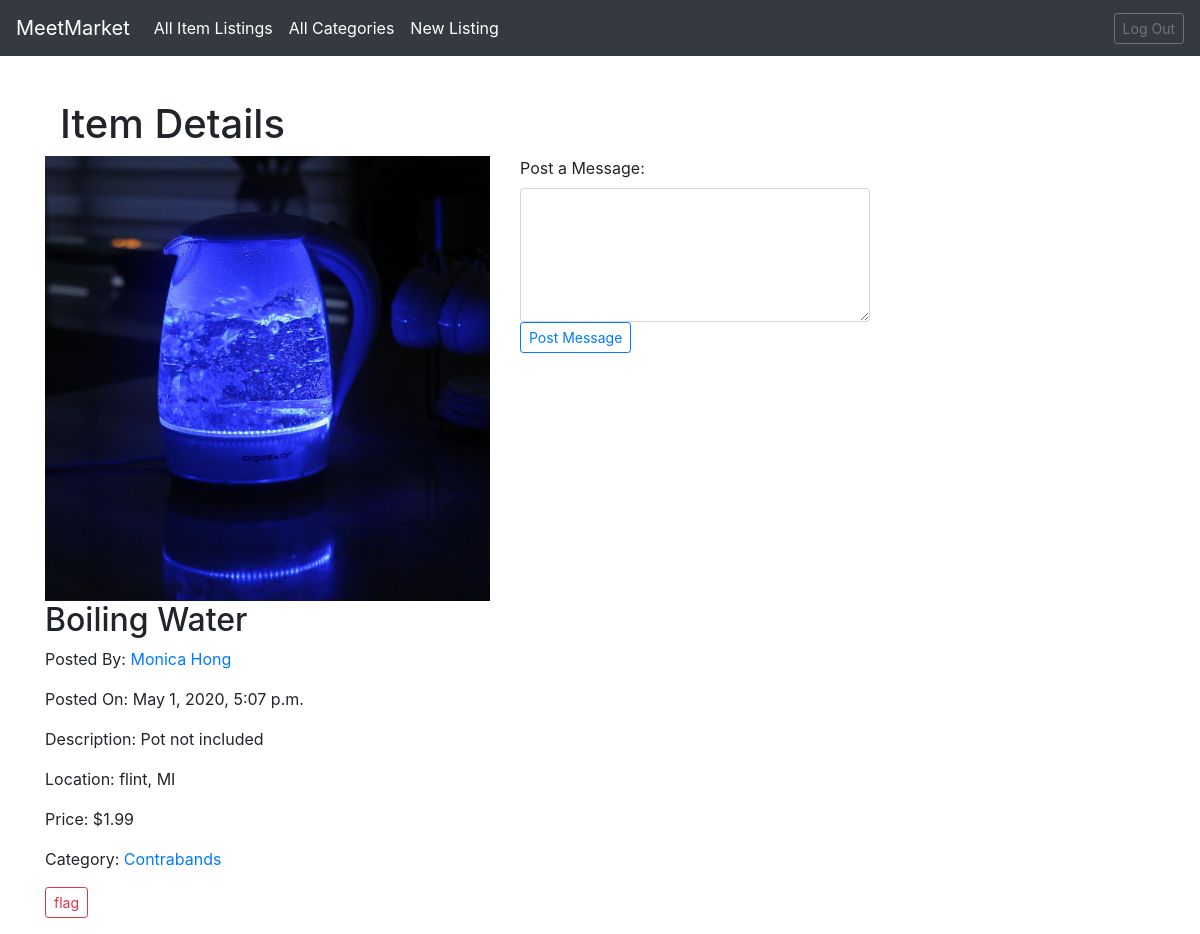
The app's page /item/33 (signed in), older data.
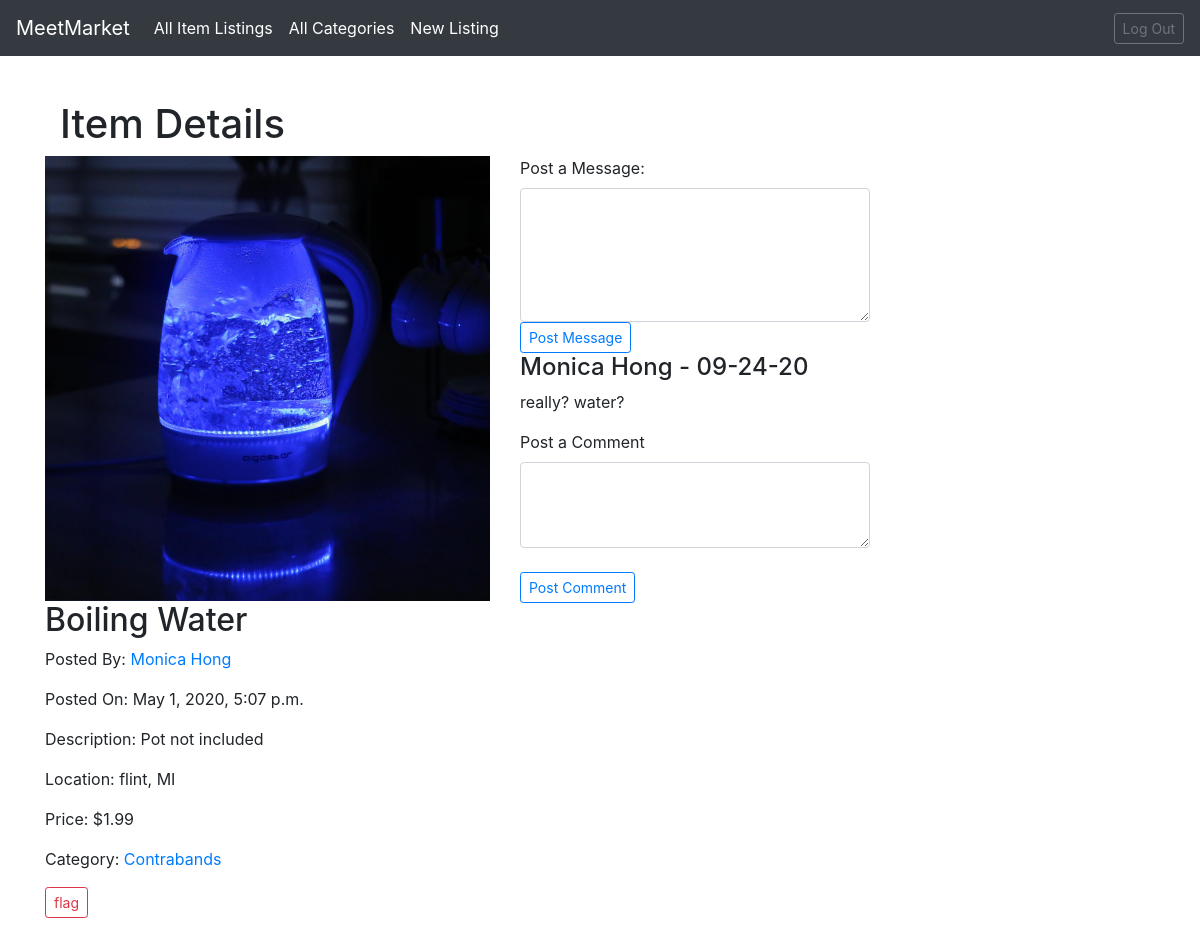
The same page, newer data.
### item_app/models.py (models this page shows)
class Image(models.Model):
    item = models.ForeignKey(
        Item, related_name="images", on_delete=models.CASCADE)
    image = models.ImageField(blank=True, null=True)
    created_at = models.DateTimeField(auto_now_add=True)
    updated_at = models.DateTimeField(auto_now=True)

class Item(models.Model):
    user = models.ForeignKey(User, related_name="items",
                             on_delete=models.CASCADE)
    name = models.CharField(max_length=100)
    price = models.DecimalField(decimal_places=2, max_digits=10)
    description = models.CharField(max_length=255)
    location = models.CharField(max_length=255)
    condition = models.CharField(max_length=25)
    category = models.ForeignKey(
        Category, related_name="items", on_delete=models.CASCADE)
    flag = models.BooleanField(default=False)
    created_at = models.DateTimeField(auto_now_add=True)
    updated_at = models.DateTimeField(auto_now=True)
    objects = ItemManager()

class Category(models.Model):
    name = models.CharField(max_length=45)
    created_at = models.DateTimeField(auto_now_add=True)
    updated_at = models.DateTimeField(auto_now=True)

class Message(models.Model):
    user = models.ForeignKey(
        User, related_name="messages", on_delete=models.CASCADE)
    item = models.ForeignKey(
        Item, related_name="messages", on_delete=models.CASCADE)
    message = models.TextField()
    created_at = models.DateTimeField(auto_now_add=True)
    updated_at = models.DateTimeField(auto_now=True)

### craiglist_app/models.py (models this page shows)
class User(models.Model):
    first_name = models.CharField(max_length=45)
    last_name = models.CharField(max_length=45)
    email = models.CharField(max_length=100)
    location = models.CharField(max_length=100)
    password = models.CharField(max_length=255)
    admin = models.BooleanField(default=False)
    created_at = models.DateTimeField(auto_now_add=True)
    updated_at = models.DateTimeField(auto_now=True)
    objects = UserManager()

### item_app/views.py (the view)
# urls.py: path('item/<int:item_id>', views.item_info, name="my_item_info"),
def item_info(request, item_id):
    item = Item.objects.get(id=item_id)
    messages = item.messages.all()
    images = item.images.all()
    this_user = User.objects.get(email=request.session['log_email'])
    print("this is the user", this_user)
    context = {
        "item": item,
        "messages": messages,
        "time": strftime("%m-%d-%y"),
        "images": images,
        "this_user": this_user,
    }
    return render(request, "item_info.html", context)

### item_app/templates/item_info.html (shortened to what this page needs)
{% extends 'base.html' %} {% block content %}
<div class="container">
  <h1 style="padding-top: 30px; margin-top: 70px;">Item Details</h1>
  </div>
  <div class="row">
    <div class="col-md-5">
      {% for image in images %}
      <img class="img-fluid" src="{{image.image.url}}" />
      {% endfor %}
      <h2>{{item.name}}</h2>
      <p>
        Posted By:
        <a href="{% url 'item:my_user_page' item.user.id %}">{{item.user.first_name}} {{item.user.last_name}}</a>
      </p>
      <p>Posted On: {{item.created_at}}</p>
      <p>Description: {{item.description}}</p>
      <p>Location: {{item.location}}</p>
      <p>Price: ${{item.price}}</p>
      <p>
        Category:
        <a href="{% url 'item:my_category_page' item.category.id %}">{{item.category.name}}</a>
      </p>
      <p>
        <span><a href="{% url 'item:my_flag_item' item.id %}" class="btn btn-outline-danger btn-sm"
            role="button">flag</a></span>
      </p>
    </div>
    <div class="col-md-4">
      <form action="{% url 'item:my_post_message' %}" method="POST">
        <label for="message">Post a Message:</label>
        <textarea class="form-control" name="message" cols="30" rows="5"></textarea>
        <button type="submit" class="btn btn-outline-primary btn-sm">
          Post Message
        </button>
      </form>
      {% for message in messages reversed %}
      <h4>
        {{message.user.first_name}} {{message.user.last_name}} - {{time}}
      </h4>
      <p>{{message.message}}</p>
      <form action="{% url 'item:my_post_comment' %}" method="POST">
        <label for="comment">Post a Comment</label> <br />
        <textarea class="form-control" name="comment" cols="40" rows="3"></textarea>
        <br />
        <button type="submit" class="btn btn-outline-primary btn-sm">
          Post Comment
        </button>
      </form>
    </div>
  </div>
</div>
{% endfor %}{% endblock %}

### craiglist_app/templates/base.html (shortened to what this page needs)
<!DOCTYPE html>
{% load static %}
<html lang="en">
  <head>
    <link
      rel="stylesheet"
      href="https://maxcdn.bootstrapcdn.com/bootstrap/4.0.0/css/bootstrap.min.css"
    />
    <link
      rel="stylesheet"
      type="css/text"
      href="{% static 'css/style.css' %}"
    />
  </head>
  <body>
    {% if request.session.log_email %}
    <nav class="navbar navbar-expand-md navbar-dark fixed-top bg-dark">
      <a class="navbar-brand" href="{% url 'login:my_successful_log_in' %}"
        >MeetMarket</a
      >
      <div class="collapse navbar-collapse" id="navbarsExampleDefault">
        <ul class="navbar-nav mr-auto">
          <li class="nav-item">
          <li class="nav-item active">
            <a class="nav-link" href="{% url 'item:my_all_listings' %}"
              >All Item Listings<span class="sr-only">(current)</span></a
            >
          </li>
          <li class="nav-item active">
            <a class="nav-link" href="{% url 'item:my_all_categories' %}"
              >All Categories<span class="sr-only">(current)</span></a
            >
          </li>
          <li class="nav-item active">
            <a class="nav-link" href="{% url 'item:my_new_item' %}"
              >New Listing<span class="sr-only">(current)</span></a
            >
          </li>
        </ul>
        <a
          class="btn btn-sm btn-outline-secondary"
          href="{% url 'login:my_log_out' %}"
          >Log Out</a
        >
      </div>
    </nav>
    {% endif %}
    <div class="content container">
      {% block content %} {% endblock %}
    </div>
  </body>
</html>

Row changes from the older to the newer data that the page shows:
added Message: user.first_name "Monica", user.last_name "Hong", time "09-24-20", message "really? water?"
